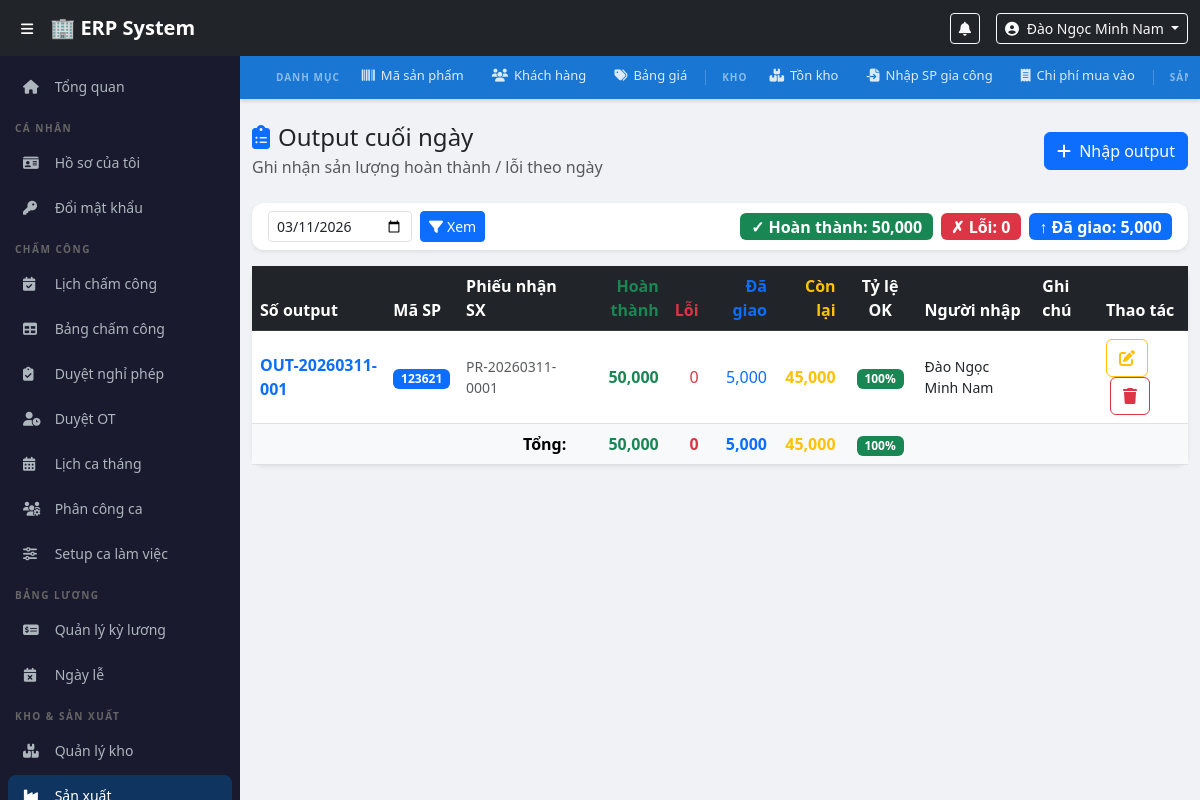
Screenshot of /modules/production/output.php?date=2026-03-11 (signed in) with the database file from the repository.
### tables this page shows
CREATE TABLE `production_outputs` (
  `id` int(11) NOT NULL,
  `output_no` varchar(30) NOT NULL,
  `output_date` date NOT NULL,
  `production_receipt_id` int(11) NOT NULL,
  `product_code_id` int(11) NOT NULL,
  `description` varchar(500) DEFAULT NULL,
  `quantity_completed` decimal(15,2) NOT NULL DEFAULT 0.00,
  `quantity_defect` decimal(15,2) NOT NULL DEFAULT 0.00,
  `quantity_delivered` decimal(15,2) NOT NULL DEFAULT 0.00,
  `note` text DEFAULT NULL,
  `created_by` int(11) DEFAULT NULL,
  `created_at` timestamp NOT NULL DEFAULT current_timestamp(),
  `updated_at` timestamp NOT NULL DEFAULT current_timestamp() ON UPDATE current_timestamp()
);

CREATE TABLE `users` (
  `id` int(11) NOT NULL,
  `employee_code` varchar(20) NOT NULL,
  `full_name` varchar(100) NOT NULL,
  `username` varchar(50) NOT NULL,
  `password_hash` varchar(255) NOT NULL,
  `email` varchar(100) DEFAULT NULL,
  `phone` varchar(20) DEFAULT NULL,
  `role_id` int(11) NOT NULL,
  `department_id` int(11) DEFAULT NULL,
  `is_active` tinyint(1) DEFAULT 1,
  `created_at` timestamp NOT NULL DEFAULT current_timestamp()
);

CREATE TABLE `product_codes` (
  `id` int(11) NOT NULL,
  `product_code` varchar(50) NOT NULL,
  `description` varchar(500) NOT NULL,
  `unit` varchar(20) DEFAULT 'cái',
  `category` varchar(100) DEFAULT NULL,
  `is_active` tinyint(1) DEFAULT 1,
  `created_by` int(11) DEFAULT NULL,
  `created_at` timestamp NOT NULL DEFAULT current_timestamp(),
  `updated_at` timestamp NOT NULL DEFAULT current_timestamp() ON UPDATE current_timestamp()
);

CREATE TABLE `production_receipts` (
  `id` int(11) NOT NULL,
  `receipt_no` varchar(30) NOT NULL,
  `receipt_date` date NOT NULL,
  `warehouse_import_id` int(11) NOT NULL,
  `product_code_id` int(11) NOT NULL,
  `description` varchar(500) DEFAULT NULL,
  `quantity_received` decimal(15,2) NOT NULL DEFAULT 0.00,
  `note` text DEFAULT NULL,
  `created_by` int(11) DEFAULT NULL,
  `created_at` timestamp NOT NULL DEFAULT current_timestamp(),
  `updated_at` timestamp NOT NULL DEFAULT current_timestamp() ON UPDATE current_timestamp()
);

### config/auth.php (called while the page is built, shortened)
<?php
function currentUser() {
    return [
        'id'          => $_SESSION['user_id']   ?? null,
        'full_name'   => $_SESSION['full_name'] ?? '',
        'username'    => $_SESSION['username']  ?? '',
        'role'        => $_SESSION['role']      ?? '',
        'role_name'   => $_SESSION['role_name'] ?? '',
        'employee_code' => $_SESSION['employee_code'] ?? '',
        'department_id' => $_SESSION['department_id'] ?? null,
    ];
}
?>

### modules/production/output.php (the view, shortened to what this page needs)
<?php
require_once $_SERVER['DOCUMENT_ROOT'] . '/erp/config/auth.php';
$pdo  = getDBConnection();
$user = currentUser();
$filterDate = $_GET['date'] ?? date('Y-m-d');
$outputs = $pdo->prepare("
    SELECT po.*,
           pc.product_code, pc.description AS product_desc, pc.unit,
           pr.receipt_no,
           u.full_name AS created_by_name,
           COALESCE(SUM(dni.quantity), 0) AS qty_delivered_actual
    FROM production_outputs po
    JOIN product_codes pc       ON po.product_code_id       = pc.id
    JOIN production_receipts pr ON po.production_receipt_id = pr.id
    LEFT JOIN users u           ON po.created_by            = u.id
    LEFT JOIN delivery_note_items dni ON dni.production_output_id = po.id
    WHERE po.output_date = ?
    GROUP BY po.id
    ORDER BY po.created_at DESC
");
$outputs->execute([$filterDate]);
$outputs = $outputs->fetchAll(PDO::FETCH_ASSOC);
$totalOK        = array_sum(array_column($outputs, 'quantity_completed'));
$totalNG        = array_sum(array_column($outputs, 'quantity_defect'));
$totalDelivered = array_sum(array_column($outputs, 'qty_delivered_actual'));
$today    = date('Y-m-d');
$userRole = $user['role'] ?? '';
include $_SERVER['DOCUMENT_ROOT'] . '/erp/includes/header.php';
include $_SERVER['DOCUMENT_ROOT'] . '/erp/includes/sidebar.php';
?>
<div class="main-content">
<?php include $_SERVER['DOCUMENT_ROOT'] . '/erp/includes/warehouse_nav.php'; ?>
<div class="container-fluid py-4">
    <div class="d-flex justify-content-between align-items-center mb-4">
        <div>
            <h4 class="mb-1"><i class="fas fa-clipboard-list me-2 text-primary"></i>Output cuối ngày</h4>
            <p class="text-muted mb-0">Ghi nhận sản lượng hoàn thành / lỗi theo ngày</p>
        </div>
        <button class="btn btn-primary" data-bs-toggle="modal" data-bs-target="#modalOutput">
            <i class="fas fa-plus me-1"></i> Nhập output
        </button>
    </div>
    <div class="card border-0 shadow-sm mb-3">
        <div class="card-body py-2">
            <form class="row g-2 align-items-center" method="GET">
                <div class="col-auto">
                    <input type="date" name="date" class="form-control form-control-sm"
                           value="<?= htmlspecialchars($filterDate) ?>">
                </div>
                <div class="col-auto">
                    <button type="submit" class="btn btn-sm btn-primary">
                        <i class="fas fa-filter me-1"></i>Xem
                    </button>
                </div>
                <?php if ($totalOK + $totalNG > 0): ?>
                <div class="col-auto ms-auto">
                    <span class="badge bg-success fs-6 me-1">✓ Hoàn thành: <?= number_format($totalOK) ?></span>
                    <span class="badge bg-danger fs-6 me-1">✗ Lỗi: <?= number_format($totalNG) ?></span>
                    <span class="badge bg-primary fs-6">↑ Đã giao: <?= number_format($totalDelivered) ?></span>
                </div>
                <?php endif; ?>
            </form>
        </div>
    </div>
    <div class="card border-0 shadow-sm">
        <div class="card-body p-0">
            <div class="table-responsive">
                <table class="table table-hover align-middle mb-0">
                    <thead class="table-dark">
                        <tr>
                            <th>Số output</th>
                            <th>Mã SP</th>
                            <th>Phiếu nhận SX</th>
                            <th class="text-end text-success">Hoàn thành</th>
                            <th class="text-end text-danger">Lỗi</th>
                            <th class="text-end text-primary">Đã giao</th>
                            <th class="text-end text-warning">Còn lại</th>
                            <th class="text-center">Tỷ lệ OK</th>
                            <th>Người nhập</th>
                            <th>Ghi chú</th>
                            <th width="90">Thao tác</th>
                        </tr>
                    </thead>
                    <tbody>
                    <?php if (empty($outputs)): ?>
                        <tr><td colspan="11" class="text-center text-muted py-4">Chưa có output nào</td></tr>
                    <?php else: ?>
                        <?php foreach ($outputs as $o):
                            $total     = $o['quantity_completed'] + $o['quantity_defect'];
                            $rate      = $total > 0 ? round($o['quantity_completed'] / $total * 100, 1) : 0;
                            $remaining = max(0, $o['quantity_completed'] - $o['qty_delivered_actual']);
                            $isToday   = ($o['output_date'] === $today);
                            $canEdit   = $isToday || ($userRole === 'director');
                        ?>
                        <tr>
                            <td class="text-primary fw-semibold"><?= htmlspecialchars($o['output_no']) ?></td>
                            <td><span class="badge bg-primary"><?= htmlspecialchars($o['product_code']) ?></span></td>
                            <td class="small text-muted"><?= htmlspecialchars($o['receipt_no']) ?></td>
                            <td class="text-end fw-bold text-success"><?= number_format($o['quantity_completed']) ?></td>
                            <td class="text-end text-danger"><?= number_format($o['quantity_defect']) ?></td>
                            <td class="text-end text-primary"><?= number_format($o['qty_delivered_actual']) ?></td>
                            <td class="text-end fw-bold <?= $remaining > 0 ? 'text-warning':'text-muted' ?>">
                                <?= number_format($remaining) ?>
                            </td>
                            <td class="text-center">
                                <span class="badge bg-<?= $rate>=95?'success':($rate>=80?'warning':'danger') ?>">
                                    <?= $rate ?>%
                                </span>
                            </td>
                            <td class="small"><?= htmlspecialchars($o['created_by_name'] ?? '—') ?></td>
                            <td class="small text-muted"><?= htmlspecialchars($o['note'] ?? '—') ?></td>
                            <td>
                                <?php if ($canEdit): ?>
                                <button class="btn btn-xs btn-outline-warning btn-edit-output"
                                        data-id="<?= $o['id'] ?>"
                                        data-completed="<?= $o['quantity_completed'] ?>"
                                        data-defect="<?= $o['quantity_defect'] ?>"
                                        data-note="<?= htmlspecialchars($o['note'] ?? '') ?>"
                                        data-output-no="<?= htmlspecialchars($o['output_no']) ?>"
                                        data-is-today="<?= $isToday ? '1':'0' ?>"
                                        title="Sửa">
                                    <i class="fas fa-edit"></i>
                                </button>
                                <button class="btn btn-xs btn-outline-danger btn-delete-output ms-1"
                                        data-id="<?= $o['id'] ?>"
                                        data-name="<?= htmlspecialchars($o['output_no']) ?>"
                                        title="Xóa">
                                    <i class="fas fa-trash"></i>
                                </button>
                                <?php else: ?>
                                <span class="text-muted"><i class="fas fa-lock"></i></span>
                                <?php endif; ?>
                            </td>
                        </tr>
                        <?php endforeach; ?>
                    <?php endif; ?>
                    </tbody>
                    <?php if (!empty($outputs)): ?>
                    <tfoot class="table-light fw-bold">
                        <tr>
                            <td colspan="3" class="text-end">Tổng:</td>
                            <td class="text-end text-success"><?= number_format($totalOK) ?></td>
                            <td class="text-end text-danger"><?= number_format($totalNG) ?></td>
                            <td class="text-end text-primary"><?= number_format($totalDelivered) ?></td>
                            <td class="text-end text-warning"><?= number_format(max(0, $totalOK - $totalDelivered)) ?></td>
                            <td class="text-center">
                                <?php $r = ($totalOK+$totalNG)>0 ? round($totalOK/($totalOK+$totalNG)*100,1):0; ?>
                                <span class="badge bg-<?= $r>=95?'success':($r>=80?'warning':'danger') ?>"><?= $r ?>%</span>
                            </td>
                            <td colspan="3"></td>
                        </tr>
                    </tfoot>
                    <?php endif; ?>
                </table>
            </div>
        </div>
    </div>
</div>
</div>
<?php include $_SERVER['DOCUMENT_ROOT'] . '/erp/includes/footer.php'; ?>

### includes/header.php (shortened to what this page needs)
<?php
$user = currentUser();
?>
<!DOCTYPE html>
<html lang="vi">
<head>
    <link href="https://cdn.jsdelivr.net/npm/bootstrap@5.3.0/dist/css/bootstrap.min.css" rel="stylesheet">
    <link href="https://cdnjs.cloudflare.com/ajax/libs/font-awesome/6.4.0/css/all.min.css" rel="stylesheet">
    <link href="/erp/assets/css/style.css" rel="stylesheet">
</head>
<body>
<nav class="navbar navbar-expand-lg navbar-dark bg-dark fixed-top" style="z-index:1030;">
    <div class="container-fluid">
        <button class="btn btn-sm text-white me-2" id="sidebarToggle">
            <i class="fas fa-bars"></i>
        </button>
        <a class="navbar-brand fw-bold" href="/erp/dashboard.php">🏢 ERP System</a>
        <div class="ms-auto d-flex align-items-center gap-3">
            <div class="dropdown">
                <button class="btn btn-sm btn-outline-light position-relative" data-bs-toggle="dropdown">
                    <i class="fas fa-bell"></i>
                </button>
            </div>
            <div class="dropdown">
                <button class="btn btn-sm btn-outline-light dropdown-toggle" data-bs-toggle="dropdown">
                    <i class="fas fa-user-circle me-1"></i>
                    <?= htmlspecialchars($user['full_name']) ?>
                </button>
            </div>
        </div>
    </div>
</nav>

### assets/css/style.css (style rules this page uses)
body { padding-top: 56px; background: #f0f2f5; font-family: 'Segoe UI', sans-serif; }
.main-content { margin-left: 240px; transition: margin-left 0.3s; min-height: calc(100vh - 56px); }
.card { border-radius: 12px !important; }

### rows the page displays
production_outputs: users.full_name "Đào Ngọc Minh Nam", output_no "OUT-20260311-001", product_code.product_code "123621", production_receipt.receipt_no "PR-20260311-0001", quantity_completed "50,000", quantity_defect "0", qty_delivered_actual "5,000", remaining "45,000", rate "100"

### other values shown
$totalOK "50,000"
$totalNG "0"
$totalDelivered "5,000"
max(0, $totalOK - $totalDelivered) "45,000"
$r "100"
